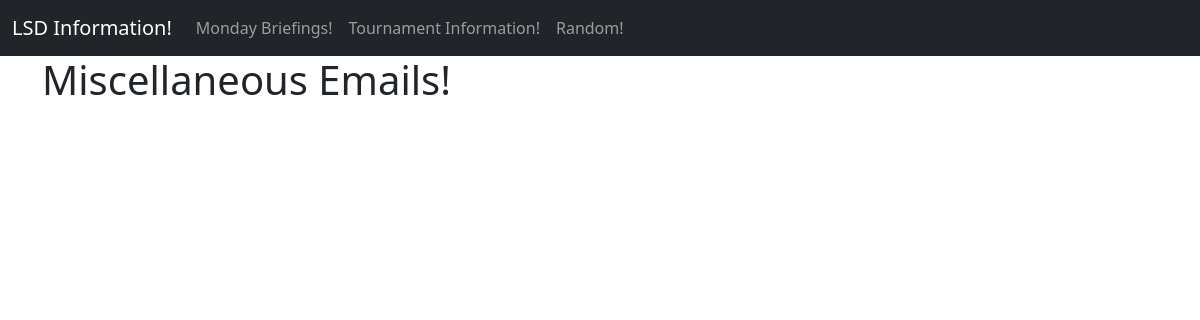
Page /misc on the earlier database version.
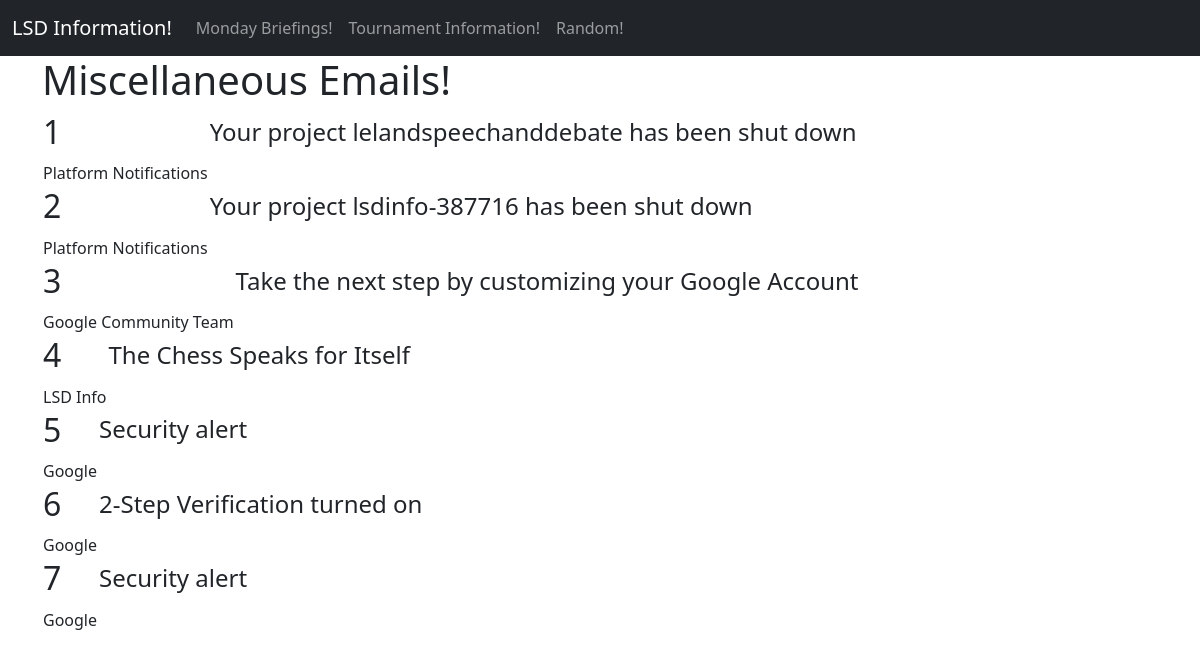
Same page on the later database version.
### tables this page shows
CREATE TABLE misc
             (id INTEGER PRIMARY KEY, subject TEXT, sender TEXT, body TEXT);

### app.py (the view)
@app.route('/misc')
def render_misc():
    conn = get_db_connection_better("Email/emails")
    misc = conn.execute('SELECT * FROM misc').fetchall()
    misc_list = []
    for m in list(misc):
        misc_list.append(list(m))
    misc = misc_list
    print(misc)
    return render_template("extend_emails.html", emails = misc, email_type="Miscellaneous Emails!")

### app.py (called while the page is built)
def get_db_connection_better(path):
    conn = sqlite3.connect(path +'.db')
    return conn

### templates/extend_emails.html
{% extends 'emails.html' %}
{% block content %}
<h1> {{email_type}} </h1>
    {% for email in emails %}
        <div class='post'>
            <table>
                <tr>
                    <th><h2>{{ email[0] }}</h2></th>
                    <th><h4>{{ email[1] }}</h4></th>
                </tr>
                <tr>
                    <td>{{ email[2] | safe}}</th>
                </tr>
            </table>
        </div>
    {% endfor %}
{% endblock %}

### templates/emails.html (shortened to what this page needs)
<!DOCTYPE html>
<html lang="en">
<head>
    <link href="https://cdn.jsdelivr.net/npm/bootstrap@5.3.0-alpha3/dist/css/bootstrap.min.css" rel="stylesheet">
</head>
<body>
    <nav class="navbar navbar-expand-lg navbar-dark bg-dark">
        <div class="container-fluid">
            <a class="navbar-brand" href="index">LSD Information!</a>
            <div class="collapse navbar-collapse" id="navbarNav">
            <ul class="navbar-nav">
                <li class="nav-item">
                  <a class="nav-link" href="monday_briefing">Monday Briefings!</a>
                </li>
                <li class="nav-item">
                  <a class="nav-link" href="tournaments">Tournament Information!</a>
                </li>
                <li class="nav-item">
                    <a class="nav-link" href="misc">Random!</a>
                  </li>
            </ul>
            </div>
        </div>
        </nav>
        <div class="container">
            {% block content %} {% endblock %}
        </div>
      </body>
</html>

Differences in the rows shown:
added misc: id "1", subject "Your project lelandspeechanddebate has been shut down", sender "Platform Notifications"
added misc: id "2", subject "Your project lsdinfo-387716 has been shut down", sender "Platform Notifications"
added misc: id "3", subject "Take the next step by customizing your Google Account", sender "Google Community Team"
added misc: id "4", subject "The Chess Speaks for Itself", sender "LSD Info"
added misc: id "5", subject "Security alert", sender "Google"
added misc: id "6", subject "2-Step Verification turned on", sender "Google"
added misc: id "7", subject "Security alert", sender "Google"
